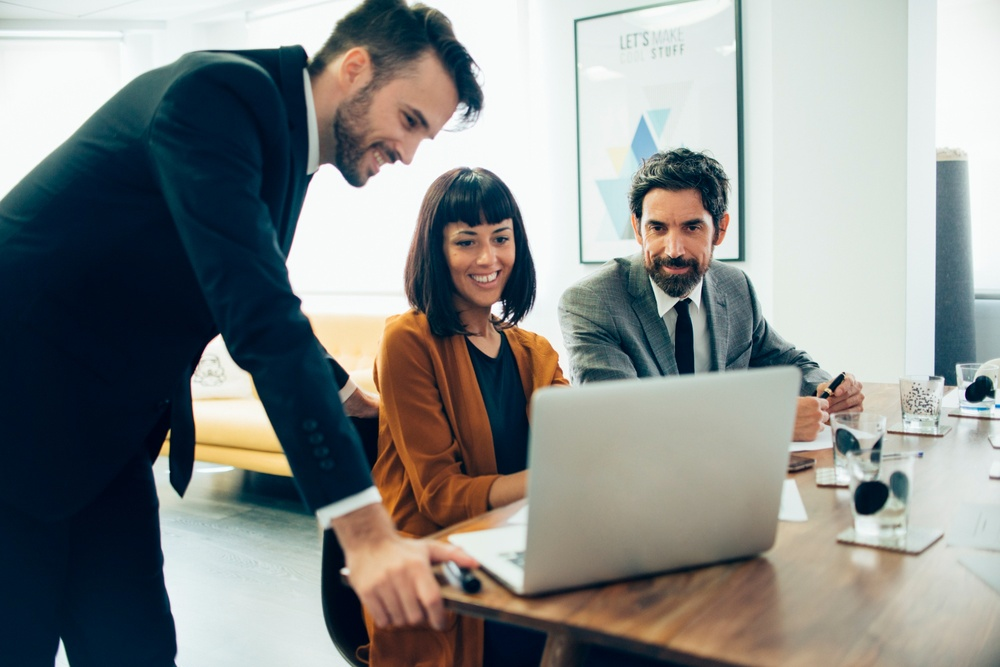
#> input picture ml_math_Coursera/c_1_w_3/test_image.jpg, 1000 x 667 px, shrunk from 1500 x 1001 before the run
$ jupyter execute --allow-errors L3_practice.ipynb
#> lines starting #> are read from the running program, lines starting #| are printed output that depends on the picture
[cell 1]
import numpy as np
import cv2

[cell 2]
def T(v):
    w = np.zeros((3,1))
    w[0,0] = 3*v[0,0]
    w[2,0] = -2*v[1,0]

    return w

v= np.array([[3],[5]])
w=T(v)

print("Original vector:\n", v, "\n\n Result of the transformation:\n", w)

[cell 3]
print(w)

[cell 4]
w = np.zeros((3,1))
print(w)

## Linear transformatios

[cell 5]
u = np.array([[1], [-2]])
v = np.array([[2], [4]])

k = 7

print("T(k*v):\n", T(k*v), "\n k*T(v):\n", k*T(v), "\n\n")
print("T(u+v):\n", T(u+v), "\n T(u)+T(v):\n", T(u)+T(v))

## Horizontal scaling (Dilation)

[cell 6]
def T_hscaling(v):
    A=np.array([[2,0],[0,1]])
    w= A @ v

    return w

def transform_vectors(T, v1, v2):
    V= np.hstack((v1,v2))
    w=T(V)

    return w

e1 = np.array([[1], [0]])
e2 = np.array([[0], [1]])

transformation_result_hscaling = transform_vectors(T_hscaling, e1, e2)

print("Original vectors:\n e1= \n", e1, "\n e2=\n", e2,
      "\n\n Result of the transformation (matrix form):\n", transformation_result_hscaling)

[cell 7]
import matplotlib.pyplot as plt

def plot_transformation(T, e1, e2):
    color_original = "#129cab"
    color_transformed = "#cc8933"

    _, ax = plt.subplots(figsize=(7, 7))
    ax.tick_params(axis='x', labelsize=14)
    ax.tick_params(axis='y', labelsize=14)
    ax.set_xticks(np.arange(-5, 5))
    ax.set_yticks(np.arange(-5, 5))

    plt.axis([-5, 5, -5, 5])
    plt.quiver([0, 0],[0, 0], [e1[0], e2[0]], [e1[1], e2[1]], color=color_original, angles='xy', scale_units='xy', scale=1)
    plt.plot([0, e2[0], e1[0], e1[0]],
             [0, e2[1], e2[1], e1[1]],
             color=color_original)
    e1_sgn = 0.4 * np.array([[1] if i==0 else [i] for i in np.sign(e1)])
    ax.text(e1[0]-0.2+e1_sgn[0], e1[1]-0.2+e1_sgn[1], f'$e_1$', fontsize=14, color=color_original)
    e2_sgn = 0.4 * np.array([[1] if i==0 else [i] for i in np.sign(e2)])
    ax.text(e2[0]-0.2+e2_sgn[0], e2[1]-0.2+e2_sgn[1], f'$e_2$', fontsize=14, color=color_original)

    e1_transformed = T(e1)
    e2_transformed = T(e2)

    plt.quiver([0, 0],[0, 0], [e1_transformed[0], e2_transformed[0]], [e1_transformed[1], e2_transformed[1]],
               color=color_transformed, angles='xy', scale_units='xy', scale=1)
    plt.plot([0,e2_transformed[0], e1_transformed[0]+e2_transformed[0], e1_transformed[0]],
             [0,e2_transformed[1], e1_transformed[1]+e2_transformed[1], e1_transformed[1]],
             color=color_transformed)
    e1_transformed_sgn = 0.4 * np.array([[1] if i==0 else [i] for i in np.sign(e1_transformed)])
    ax.text(e1_transformed[0]-0.2+e1_transformed_sgn[0], e1_transformed[1]-e1_transformed_sgn[1],
            f'$T(e_1)$', fontsize=14, color=color_transformed)
    e2_transformed_sgn = 0.4 * np.array([[1] if i==0 else [i] for i in np.sign(e2_transformed)])
    ax.text(e2_transformed[0]-0.2+e2_transformed_sgn[0], e2_transformed[1]-e2_transformed_sgn[1],
            f'$T(e_2)$', fontsize=14, color=color_transformed)

    plt.gca().set_aspect("equal")
    plt.show()

#> (the rest of this cell did not finish here and is left out)

### 4.2 - Example 2: Reflection about y-axis (the vertical axis)

[cell 8]
def T_reflection_yaxis(v):
    A = np.array([[-1,0], [0,1]])
    w = A @ v

    return w

e1 = np.array([[1], [0]])
e2 = np.array([[0], [1]])

transformation_result_reflection_yaxis = transform_vectors(T_reflection_yaxis, e1, e2)

print("Original vectors:\n e1= \n", e1,"\n e2=\n", e2,
      "\n\n Result of the transformation (matrix form):\n", transformation_result_reflection_yaxis)

#> (a cell that did not finish here is left out)

[cell 10]
img = cv2.imread('test_image.jpg', 0)
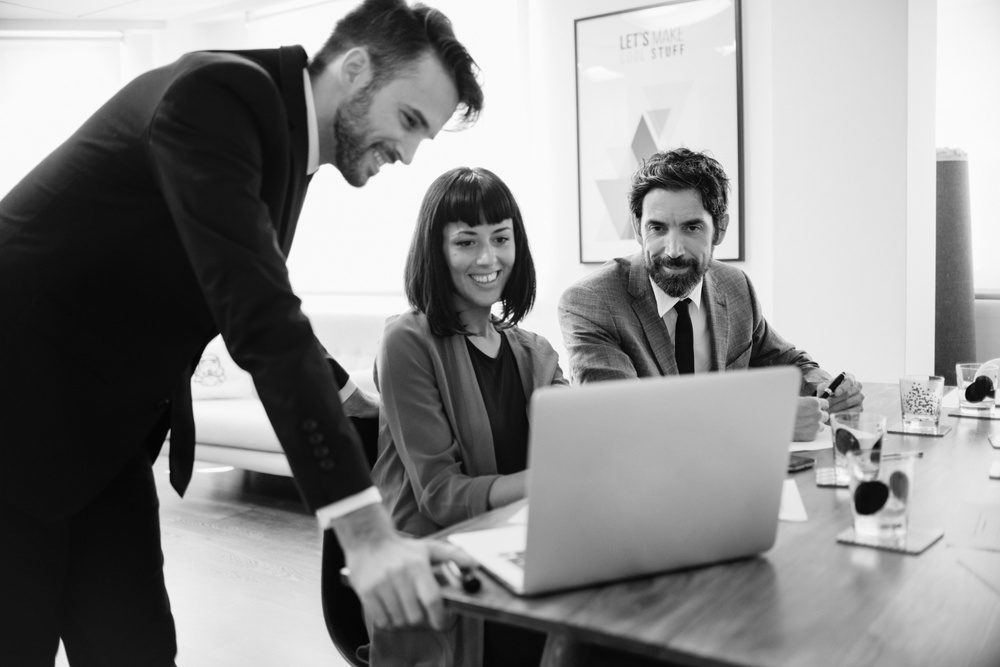
#> img: shape (667, 1000); min 1, max 255, mean 139.3
plt.imshow(img)

### rotate this image

[cell 11]
image_rotated = cv2.rotate(img, cv2.ROTATE_90_CLOCKWISE)
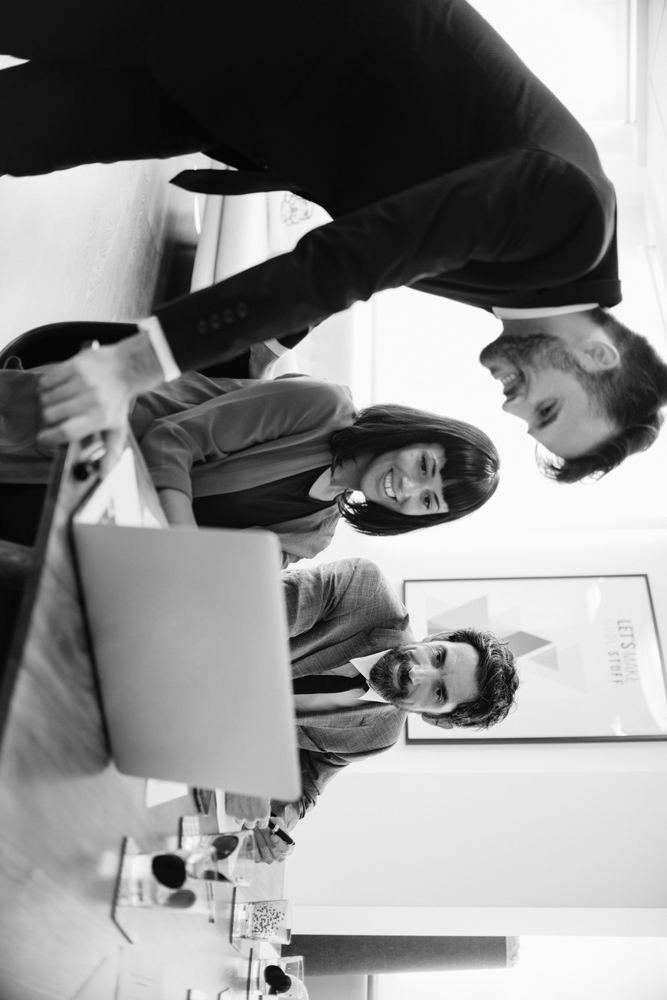
#> image_rotated: shape (1000, 667); min 1, max 255, mean 139.3

plt.imshow(image_rotated)

### Applying the shear we will get the following output

[cell 12]
rows,cols = image_rotated.shape
#> rows = 1000; cols = 667
# 3 by 3 matrix as it is required for the OpenCV library, don't worry about the details of it for now.
M = np.float32([[1, 0.5, 0], [0, 1, 0], [0, 0, 1]])
image_rotated_sheared = cv2.warpPerspective(image_rotated, M, (int(cols), int(rows)))
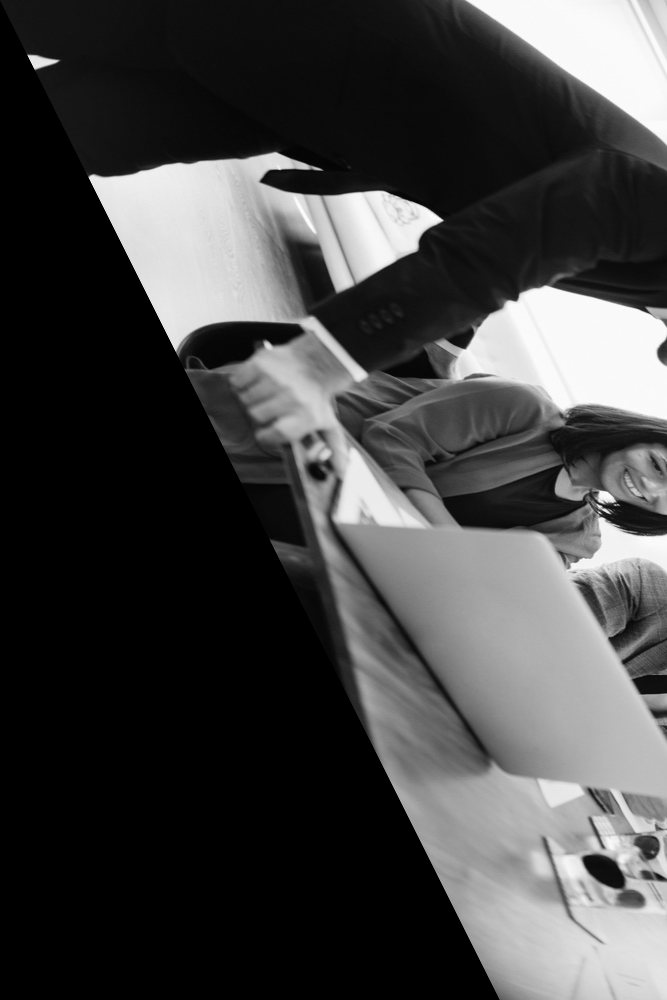
#> image_rotated_sheared: shape (1000, 667); min 0, max 254, mean 68.1
plt.imshow(image_rotated_sheared)

[cell 13]
image_sheared = cv2.warpPerspective(img, M, (int(cols), int(rows)))
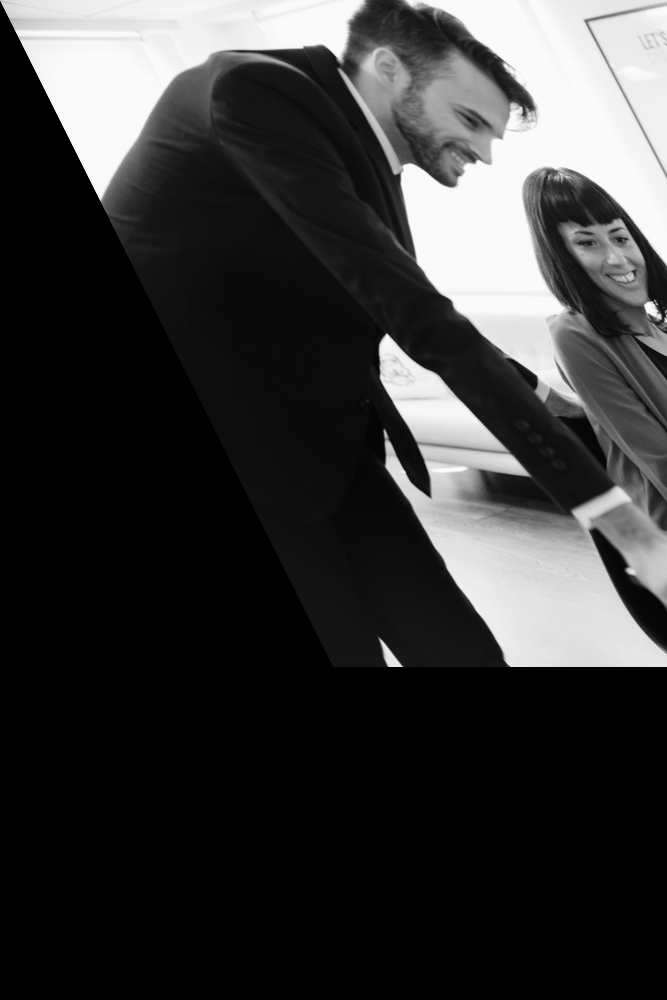
#> image_sheared: shape (1000, 667); min 0, max 255, mean 55.8
image_sheared_rotated = cv2.rotate(image_sheared, cv2.ROTATE_90_CLOCKWISE)
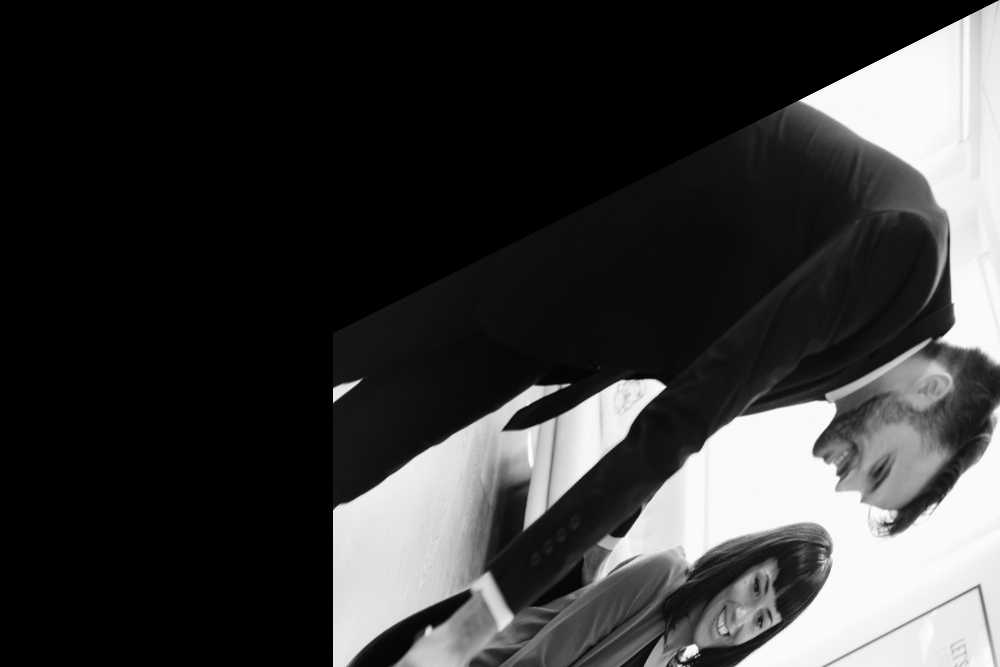
#> image_sheared_rotated: shape (667, 1000); min 0, max 255, mean 55.8
plt.imshow(image_sheared_rotated)
